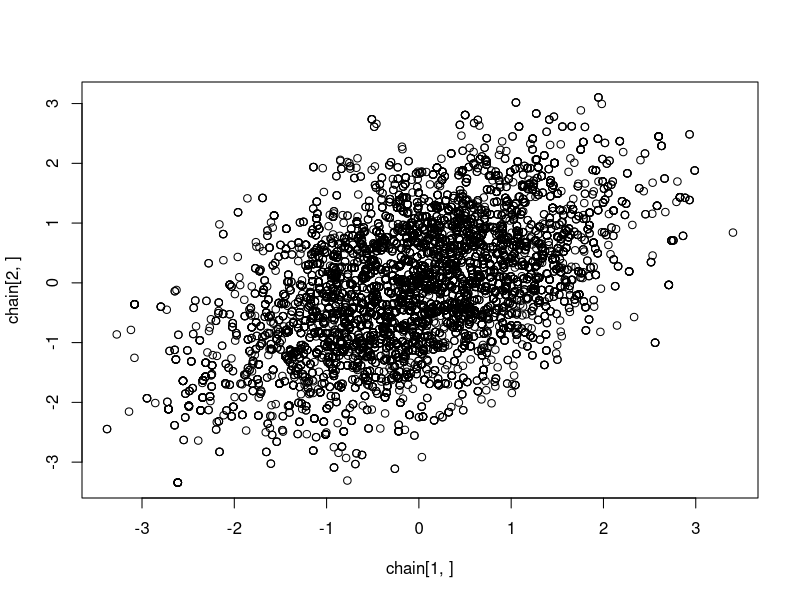
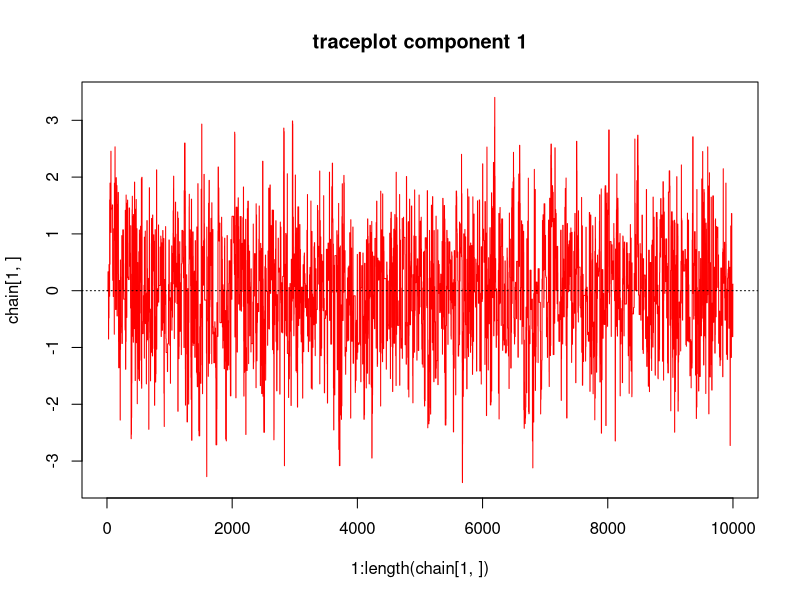
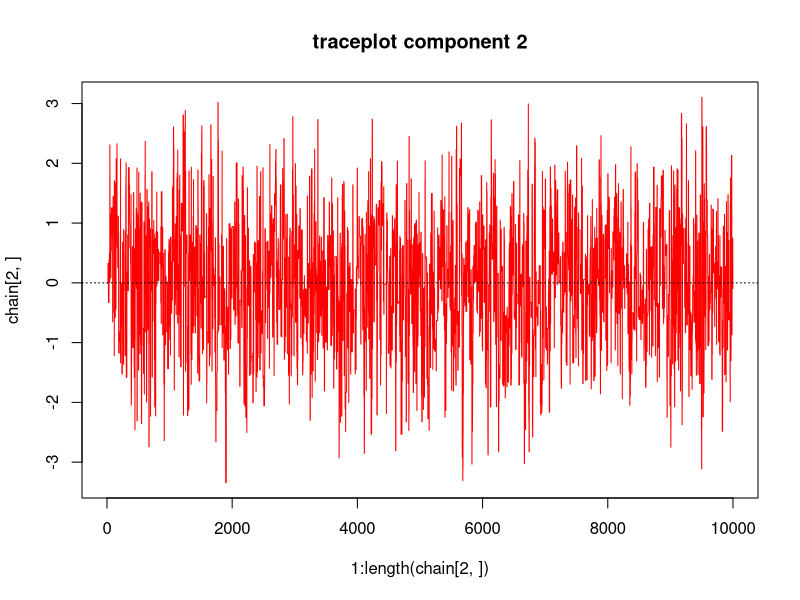
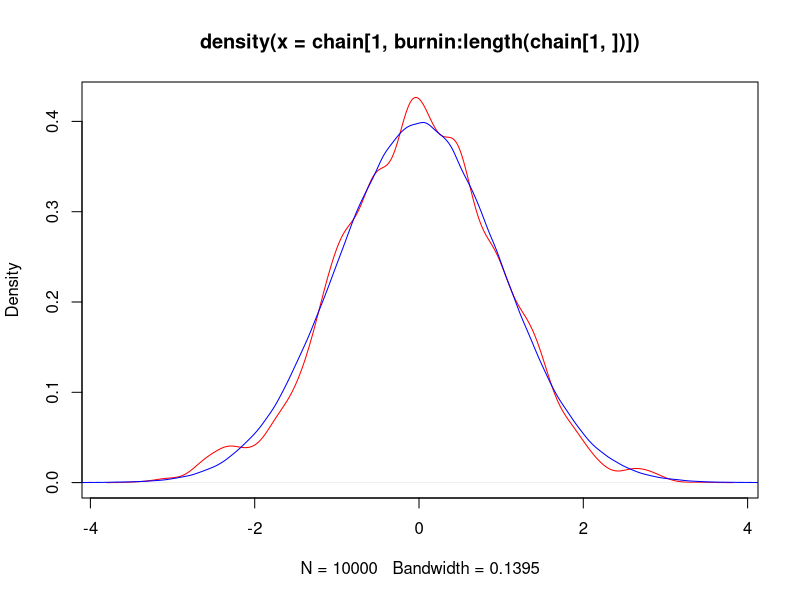
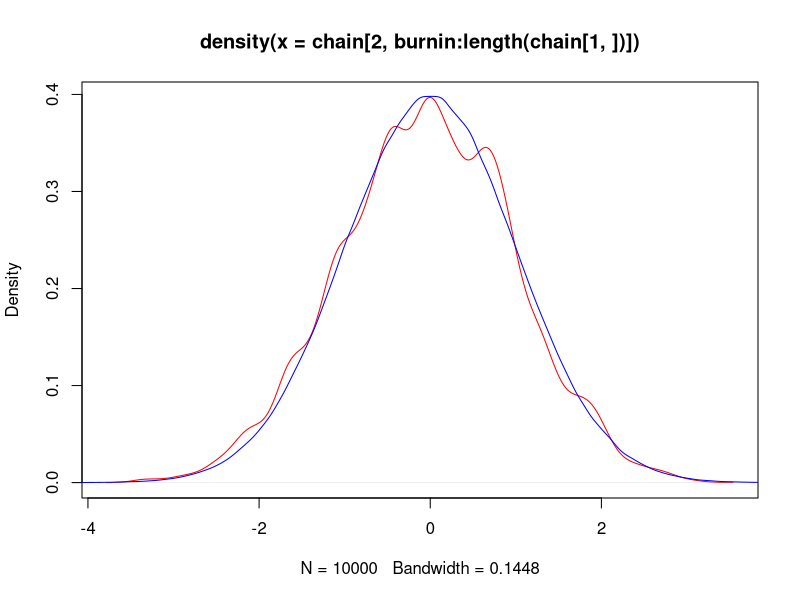

R code for these plots, in order:
rm(list=ls())

library(mvtnorm)


# code for the distribution #############################################


mutheta = c(0,0)
sigtheta =  matrix(c(1,0.5,0.5,1),nrow=2,ncol=2)
sigtheta.inv = solve(sigtheta)


logpi = function(th){
  #log target density
  return(as.numeric( -t(th-mutheta)%*%sigtheta.inv%*%(th-mutheta)/2 ))
}


# RWM ###################################################################

rwm = function(x_0,N,h,logpi){
  d = length(x_0)
  
  path = matrix(0,ncol=N,nrow=d)
  path[,1] = x_0
  
  accept = 0
  
  
  for ( i in 2:(N) ){
    x_t = path[,i-1]
    
    x_prop = x_t  + h^0.5*rnorm(d)
    
    loga = logpi(x_prop) - logpi(x_t) 
    
    if ( log(runif(1)) <= loga ){
      accept = accept+1
      x_next = x_prop
    }
    else{
      x_next = x_t
    }
    
    path[,i] = x_next
  }
  
  return (list( path=path, a=accept/N ))
}


##########################################################################

theta_init=c(0,0)

out.rwm = rwm(x_0=theta_init,N=1e4,h = 4.5,logpi = logpi)
out.rwm$a #optimal is 0.234
chain = out.rwm$path


# code for plotting ######################################################

#scatterplot
plot(chain[1,],chain[2,])


#trace plots for each component
plot(1:length(chain[1,]),chain[1,],type='l', main = "traceplot component 1", col='red')
abline(h=0,lty=3)
plot(1:length(chain[2,]),chain[2,],type='l', main = "traceplot component 2", col='red')
abline(h=0,lty=3)


#density plots for each component

true_samples = rmvnorm(1000000,mutheta,sigtheta)

burnin=0

plot(density(chain[1,burnin:length(chain[1,])]), col = "red")
lines(density(true_samples[,1]),col='blue')

plot(density(chain[2,burnin:length(chain[1,])]), col = "red")
lines(density(true_samples[,2]),col='blue')
